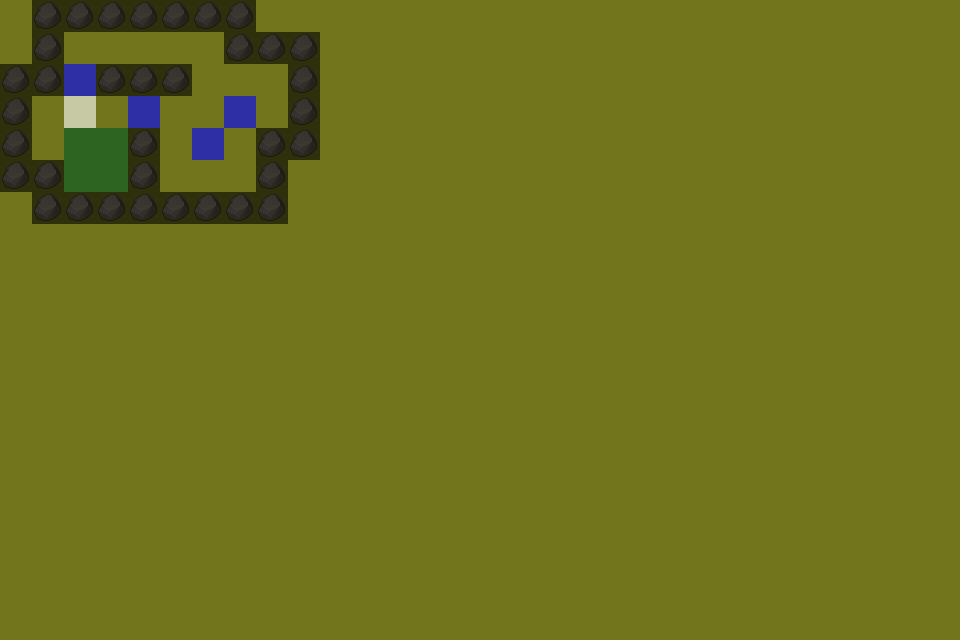

The image is a tile-based game level rendered from a .tmx file. Its description and source (layers, tilesets, objects; grid data summarised) follow:
An orthogonal 30x20 tile map with 32x32 px tiles, 10 tile layers (Grass, StoneGround, Plant, Wall, ...), 11 tilesets.

<map version="1.4" tiledversion="1.4.3" orientation="orthogonal" renderorder="right-down" width="30" height="20" tilewidth="32" tileheight="32" infinite="0" nextlayerid="24" nextobjectid="1">
 <editorsettings>
  <export target="stage/0/Stage0.csv" format="csv" />
 </editorsettings>
 <tileset firstgid="1" source="tsx/TX Shadow.tsx" />
 <tileset firstgid="257" source="tsx/TX Tileset Grass.tsx" />
 <tileset firstgid="321" source="tsx/TX Tileset Stone Ground.tsx" />
 <tileset firstgid="385" source="tsx/TX Struct.tsx" />
 <tileset firstgid="641" source="tsx/Flag.tsx" />
 <tileset firstgid="647" source="tsx/TX Player.tsx" />
 <tileset firstgid="663" source="tsx/TX Props.tsx" />
 <tileset firstgid="919" source="tsx/TX Shadow Plant.tsx" />
 <tileset firstgid="1175" source="tsx/TX Tileset Wall.tsx" />
 <tileset firstgid="1431" source="tsx/TX Plant.tsx" />
 <tileset firstgid="1687" source="tsx/EventFlag.tsx" />
 <layer id="14" name="Grass" width="30" height="20">
  <data>[600 cells, 600 non-empty, 1 distinct tile ids]</data>
 </layer>
 <layer id="21" name="StoneGround" width="30" height="20">
  <data>[600 cells, 0 non-empty, 0 distinct tile ids]</data>
 </layer>
 <layer id="17" name="Plant" width="30" height="20">
  <data>[600 cells, 0 non-empty, 0 distinct tile ids]</data>
 </layer>
 <layer id="15" name="Wall" width="30" height="20">
  <data>[600 cells, 0 non-empty, 0 distinct tile ids]</data>
 </layer>
 <layer id="22" name="Shadow" width="30" height="20">
  <data>[600 cells, 0 non-empty, 0 distinct tile ids]</data>
 </layer>
 <layer id="18" name="Props" width="30" height="20">
  <data>[600 cells, 35 non-empty, 1 distinct tile ids]</data>
 </layer>
 <layer id="19" name="Player" width="30" height="20">
  <data>[600 cells, 1 non-empty, 1 distinct tile ids]</data>
 </layer>
 <layer id="20" name="Goal" width="30" height="20">
  <data>[600 cells, 4 non-empty, 1 distinct tile ids]</data>
 </layer>
 <layer id="16" name="Box" width="30" height="20">
  <data>[600 cells, 4 non-empty, 1 distinct tile ids]</data>
 </layer>
 <layer id="23" name="Barrier" width="30" height="20">
  <data>[600 cells, 35 non-empty, 1 distinct tile ids]</data>
 </layer>
</map>
